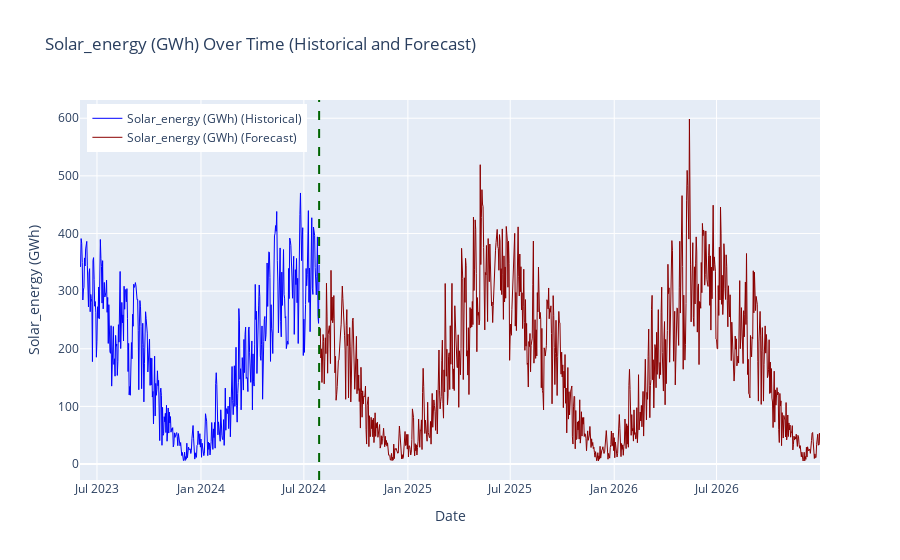

This figure's notebook cell:
### Markdown cell above
### The next code chunk is used to generate the predictions for most of the covariates expect for the ones that require special treatments which are treated further down below

### Code cell
import plotly.graph_objs as go
import pandas as pd
import numpy as np
import os

TARGET_COLUMNS = ["Solar_energy (GWh)"]

# Calculate mean solar radiation per day with monthly seasonality
# reduce the size of df start at the year 2018 first of january
df_filtered = df[df['Date'] >= '2023-06-01']
df = df_filtered.copy()


def calculate_daily_means_with_seasonality(df, target_column):
    df['Day'] = df['Date'].dt.day
    df['Month'] = df['Date'].dt.month
    daily_means = df.groupby(['Month', 'Day'])[
        target_column].mean().reset_index()

    # Add sinusoidal seasonal variation based on month
    daily_means['Seasonal_Adjustment'] = np.sin(
        2 * np.pi * (daily_means['Month'] - 1) / 12) * 0.1
    daily_means['Adjusted_Value'] = daily_means[target_column] * \
        (1 + daily_means['Seasonal_Adjustment'])
    return daily_means

# Generate future data with minimal variability


def generate_future_data(daily_means, start_date, end_date, seed=42, noise_level=0.2):
    np.random.seed(seed)
    future_dates = pd.date_range(start=start_date, end=end_date)
    future_df = pd.DataFrame({'Date': future_dates})
    future_df['Month'] = future_df['Date'].dt.month
    future_df['Day'] = future_df['Date'].dt.day

    # Merge future dates with daily means
    future_df = future_df.merge(daily_means[['Month', 'Day', 'Adjusted_Value']], on=[
                                'Month', 'Day'], how='left')

    future_df['Forecast'] = future_df['Adjusted_Value'] * \
        (1 + np.random.normal(0, noise_level, size=len(future_df)))

    return future_df[['Date', 'Forecast']]

# Plot the data for each target column separately and save the plot


def plot_and_save_data(original_df, future_dfs, target_columns, output_dir="forecasted_plots"):
    # Create output directory if it doesn't exist
    if not os.path.exists(output_dir):
        os.makedirs(output_dir)

    for i, target_column in enumerate(target_columns):
        future_df = future_dfs[i]

        # Ensure future data column matches TARGET_COLUMN
        future_df.rename(columns={'Forecast': target_column}, inplace=True)

        # Combine the original and future datasets
        combined_df = pd.concat([original_df[['Date', target_column]], future_df[[
                                'Date', target_column]]], ignore_index=True)

        # Plot historical and forecast data for the current column
        fig = go.Figure()

        # Plot historical data
        fig.add_trace(go.Scatter(
            x=original_df['Date'],
            y=original_df[target_column],
            mode='lines',
            name=f"{target_column} (Historical)",
            line=dict(color='blue', width=1)
        ))

        # Plot future data
        fig.add_trace(go.Scatter(
            x=future_df['Date'],
            y=future_df[target_column],
            mode='lines',
            name=f"{target_column} (Forecast)",
            line=dict(color='darkred', width=1)
        ))

        # Add vertical line indicating the end of the original data
        original_end_date = original_df['Date'].max()
        fig.add_vline(x=original_end_date, line=dict(
            color='darkgreen', dash='dash'), name='End of Original Data')

        # Update layout for each plot
        fig.update_layout(
            title=f"{target_column} Over Time (Historical and Forecast)",
            xaxis_title="Date",
            yaxis_title=target_column,
            legend=dict(yanchor="top", y=0.99, xanchor="left", x=0.01),
            template='plotly'
        )

        # Save the figure as a PNG file
        plot_filename = os.path.join(
            output_dir, f"{target_column.replace(' ', '_').replace('/', '_')}_forecast_plot.png")
        fig.write_image(plot_filename)
        fig.show()
        print(f"Saved plot for {target_column} to {plot_filename}")

# Save the forecasted future data for each target column into separate CSV files


def save_forecast_to_csv(future_dfs, target_columns, output_dir="forecasted_data"):
    # Create the output directory if it doesn't exist
    if not os.path.exists(output_dir):
        os.makedirs(output_dir)

    for i, target_column in enumerate(target_columns):
        # Prepare the filename and full path
        file_name = f"{target_column.replace(' ', '_').replace('/', '_')}_forecast.csv"
        file_path = os.path.join(output_dir, file_name)

        # Save the future dataframe for the target column to CSV
        future_df = future_dfs[i]
        future_df.rename(columns={'Forecast': target_column}, inplace=True)
        future_df.to_csv(file_path, index=False)

        print(f"Saved forecasted data for {target_column} to {file_path}")


# Global configuration
NOISE_LEVEL = 0.1
TOTAL_PREDICTION_LENGTH = 730

# Generate daily means with seasonality and future data for each column
future_dfs = []
for target_column in TARGET_COLUMNS:
    daily_means = calculate_daily_means_with_seasonality(df, target_column)
    future_df = generate_future_data(
        daily_means, start_date='2024-07-29', end_date='2026-12-31', seed=42, noise_level=NOISE_LEVEL)
    future_dfs.append(future_df)

# Save forecasted data to CSV files
save_forecast_to_csv(future_dfs, TARGET_COLUMNS)

# Plot the combined data for each target column and save the plot
plot_and_save_data(df, future_dfs, TARGET_COLUMNS)

### Figure 1 — Plotly figure (JSON) as saved in the notebook; plotly's stock layout.template omitted (floating-point values rounded to 4 significant figures; data arrays with more than 128 entries replaced by an {"elided": "..."} marker saying what was removed)
{"data": [{"line": {"color": "blue", "width": 1}, "mode": "lines", "name": "Solar_energy (GWh) (Historical)", "type": "scatter", "x": {"elided": "424 str values"}, "y": {"elided": "424 float values"}}, {"line": {"color": "darkred", "width": 1}, "mode": "lines", "name": "Solar_energy (GWh) (Forecast)", "type": "scatter", "x": {"elided": "886 str values"}, "y": {"elided": "886 float values"}}], "layout": {"legend": {"x": 0.01, "xanchor": "left", "y": 0.99, "yanchor": "top"}, "shapes": [{"line": {"color": "darkgreen", "dash": "dash"}, "name": "End of Original Data", "type": "line", "x0": "2024-07-28T00:00:00", "x1": "2024-07-28T00:00:00", "xref": "x", "y0": 0, "y1": 1, "yref": "y domain"}], "title": {"text": "Solar_energy (GWh) Over Time (Historical and Forecast)"}, "xaxis": {"title": {"text": "Date"}}, "yaxis": {"title": {"text": "Solar_energy (GWh)"}}}}
